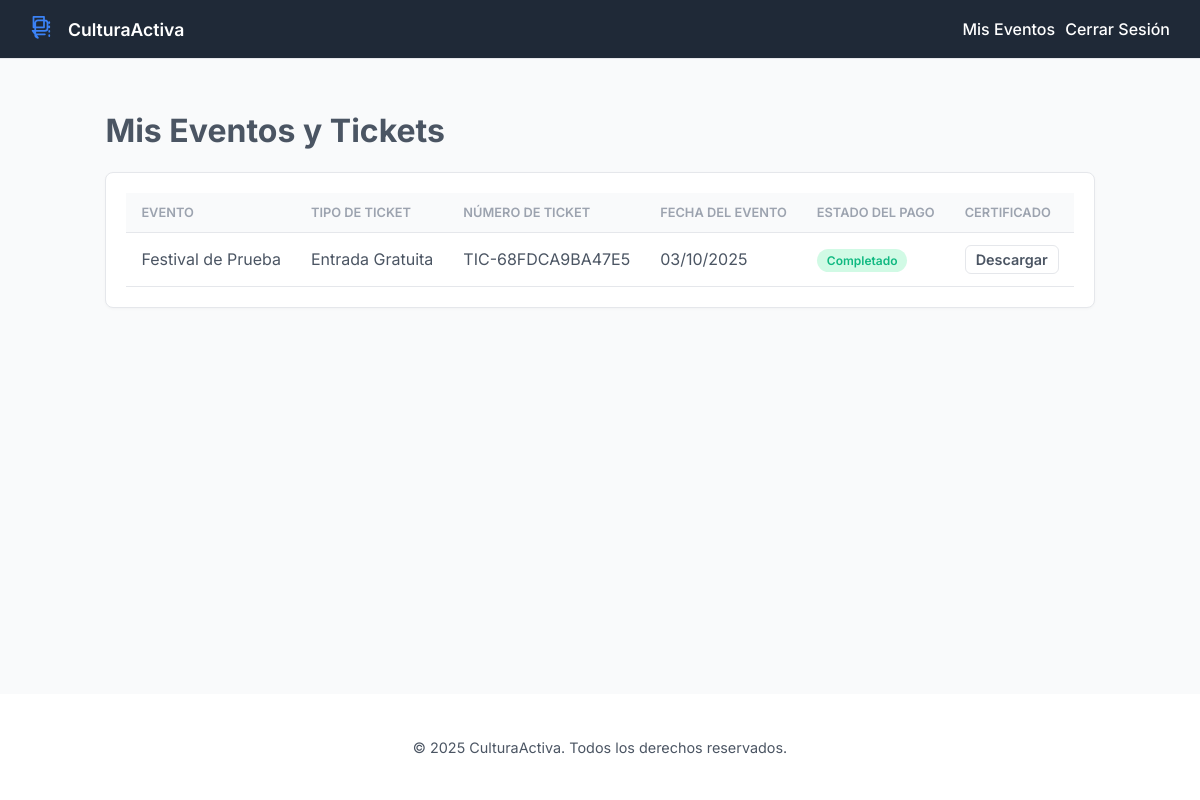
/mis_eventos.php (signed in), run on the app's committed database.
### tables this page shows
CREATE TABLE `tickets` (
  `id_ticket` int(11) NOT NULL,
  `numero_ticket` varchar(20) NOT NULL COMMENT 'Ej: CON-59552',
  `id_evento` int(11) DEFAULT NULL,
  `id_usuario` int(11) DEFAULT NULL COMMENT 'El asistente que compró',
  `id_tipo_ticket` int(11) DEFAULT NULL,
  `estado` varchar(50) DEFAULT 'Activo' COMMENT 'Activo, Usado (de tikets-*.png)',
  `escaneado` tinyint(1) DEFAULT 0,
  `fecha_compra` timestamp NOT NULL DEFAULT current_timestamp()
);

CREATE TABLE `eventos` (
  `id_evento` int(11) NOT NULL,
  `nombre` varchar(255) NOT NULL,
  `descripcion` text DEFAULT NULL,
  `fecha_evento` datetime NOT NULL,
  `lugar` varchar(255) NOT NULL,
  `id_organizador` int(11) DEFAULT NULL,
  `fecha_publicacion` timestamp NOT NULL DEFAULT current_timestamp(),
  `estado` varchar(50) DEFAULT 'Borrador',
  `capacidad` int(11) DEFAULT 500,
  `visibilidad` varchar(50) DEFAULT 'Público'
);

CREATE TABLE `tipos_ticket` (
  `id_tipo_ticket` int(11) NOT NULL,
  `id_evento` int(11) DEFAULT NULL,
  `nombre` varchar(100) NOT NULL COMMENT 'Ej: Regular, VIP, Estudiante',
  `precio` decimal(10,2) NOT NULL DEFAULT 0.00,
  `cantidad_disponible` int(11) DEFAULT NULL
);

CREATE TABLE `pagos` (
  `id_pago` int(11) NOT NULL,
  `id_ticket` int(11) DEFAULT NULL,
  `monto` decimal(10,2) NOT NULL,
  `metodo` varchar(50) DEFAULT NULL COMMENT 'Credit card, Bank transfer (de gestion-de-pagos-*.jpg)',
  `estado` varchar(50) DEFAULT 'Pendiente' COMMENT 'Completado, Pendiente, Reembolsado',
  `fecha_pago` timestamp NOT NULL DEFAULT current_timestamp(),
  `id_transaccion` varchar(255) DEFAULT NULL
);

### mis_eventos.php (the view, shortened to what this page needs)
<?php
require 'includes/db_connection.php';
$id_usuario = $_SESSION['user_id'];
$stmt = $pdo->prepare("
    SELECT
        t.id_ticket, t.numero_ticket,
        e.nombre as evento_nombre, e.fecha_evento,
        p.estado as pago_estado,
        tt.nombre as tipo_ticket_nombre
    FROM tickets t
    JOIN eventos e ON t.id_evento = e.id_evento
    LEFT JOIN pagos p ON t.id_ticket = p.id_ticket
    JOIN tipos_ticket tt ON t.id_tipo_ticket = tt.id_tipo_ticket
    WHERE t.id_usuario = ?
    ORDER BY e.fecha_evento DESC
");
$stmt->execute([$id_usuario]);
$mis_tickets = $stmt->fetchAll();
include 'includes_public/header.php';
?>
<h1>Mis Eventos y Tickets</h1>
<div class="card">
    <div class="card-body">
        <?php if (count($mis_tickets) > 0): ?>
            <table>
                <thead>
                    <tr>
                        <th>Evento</th>
                        <th>Tipo de Ticket</th>
                        <th>Número de Ticket</th>
                        <th>Fecha del Evento</th>
                        <th>Estado del Pago</th>
                        <th>Certificado</th>
                    </tr>
                </thead>
                <tbody>
                    <?php foreach ($mis_tickets as $ticket): ?>
                        <tr>
                            <td><?php echo htmlspecialchars($ticket['evento_nombre']); ?></td>
                            <td><?php echo htmlspecialchars($ticket['tipo_ticket_nombre']); ?></td>
                            <td><?php echo htmlspecialchars($ticket['numero_ticket']); ?></td>
                            <td><?php echo date('d/m/Y', strtotime($ticket['fecha_evento'])); ?></td>
                            <td>
                                <span class="tag tag-<?php echo strtolower($ticket['pago_estado'] ?? 'pendiente'); ?>">
                                    <?php echo htmlspecialchars($ticket['pago_estado'] ?? 'Pendiente'); ?>
                                </span>
                            </td>
                            <td>
                                <?php
                                $evento_paso = (strtotime($ticket['fecha_evento']) < time());
                                $pago_completo = ($ticket['pago_estado'] == 'Completado');
                                if ($pago_completo && $evento_paso) {
                                    echo '<a href="descargar_certificado.php?id_ticket=' . $ticket['id_ticket'] . '" class="btn btn-secondary" style="padding: 5px 10px;">Descargar</a>';
                                } elseif (!$pago_completo) {
                                    echo '<small>Pago Pendiente</small>';
                                } else {
                                    echo '<small>Evento Futuro</small>';
                                }
                                ?>
                            </td>
                        </tr>
                    <?php endforeach; ?>
                </tbody>
            </table>
        <?php else: ?>
            <p>Aún no te has inscrito a ningún evento.</p>
        <?php endif; ?>
    </div>
</div>
<?php include 'includes_public/footer.php'; ?>

### public/css/style.css (style rules this page uses)
:root { --primary-blue: #3B82F6; --primary-light-blue: #EFF6FF; --dark-blue-grey: #1F2937; --background-body: #F9FAFB; --card-bg: #FFFFFF; --border-light: #E5E7EB; --text-title: #111827; --text-body: #4B5563; --text-muted: #9CA3AF; --success-green: #10B981; --success-bg: #D1FAE5; --danger-red: #EF4444; --danger-bg: #FEE2E2; --warning-orange: #F59E0B; --warning-bg: #FFFBEB; --info-purple: #8B5CF6; --info-bg: #EDE9FE; }
body, html { margin: 0; padding: 0; font-family: 'Inter', -apple-system, BlinkMacSystemFont, "Segoe UI", Roboto, "Helvetica Neue", Arial, sans-serif; background-color: var(--background-body); color: var(--text-body); }
* { box-sizing: border-box; }
body { padding-top: 60px; padding-left: 240px; }
body.public-page { padding-top: 0; padding-left: 0; display: flex; flex-direction: column; min-height: 100vh; }
.card { background-color: var(--card-bg); border-radius: 8px; border: 1px solid var(--border-light); box-shadow: 0 1px 3px rgba(0, 0, 0, 0.03); margin-bottom: 20px; }
.card-body { padding: 20px; }
.btn { padding: 10px 20px; border: none; border-radius: 6px; cursor: pointer; text-decoration: none; font-size: 0.9rem; font-weight: 600; display: inline-block; transition: all 0.2s ease; }
.btn-secondary { background-color: var(--card-bg); color: var(--text-body); border: 1px solid var(--border-light); }
table { width: 100%; border-collapse: collapse; }
table th, table td { padding: 12px 15px; text-align: left; border-bottom: 1px solid var(--border-light); vertical-align: middle; }
table th { background-color: var(--background-body); font-size: 0.8rem; text-transform: uppercase; color: var(--text-muted); font-weight: 600; }
table td { color: var(--text-body); }
.tag { padding: 4px 10px; border-radius: 12px; font-size: 0.75rem; font-weight: 600; text-transform: capitalize; }
.tag-success, .tag-publicado, .tag-completado { background-color: var(--success-bg); color: var(--success-green); }

### data on the page
tickets: id_evento.nombre "Festival de Prueba", id_tipo_ticket.nombre "Entrada Gratuita", numero_ticket "TIC-68FDCA9BA47E5", id_evento.fecha_evento "03/10/2025", pagos.estado "Completado"
